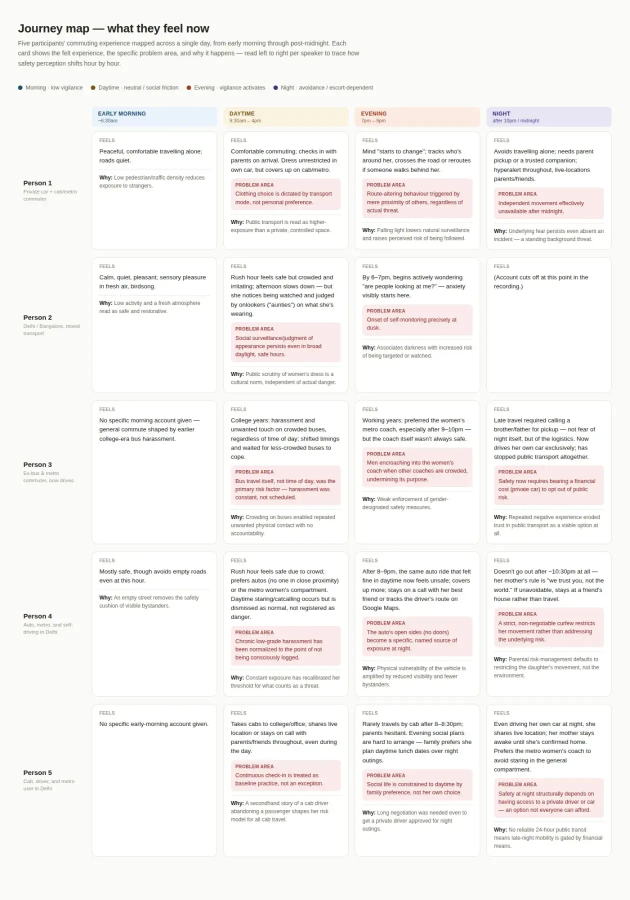
#> input picture assets/web/assets/ma/journey-current.webp, 1259 x 1800 px, given in place of postcard-mockup.webp, which was not available (shown at 1/2 size)
$ python halftone.py
#> lines starting #> are read from the running program, lines starting #| are printed output that depends on the picture
"""Print editorial photos for the "What It Takes to Move" case as blue halftones.

Each photo becomes a dot screen in one ink colour on a transparent background,
like a newspaper spot-colour print. Dot size follows how dark the photo is at
that point. The grid is turned 45 degrees, as in offset printing.

Writes <name>-ht.webp next to each source. Run from the repo root:
    python3 scripts/halftone.py
"""
import math
import os

from PIL import Image, ImageDraw, ImageEnhance, ImageOps

INK = (196, 22, 28)  # the case's red spot colour (#c4161c), so prints match the page
CELL = 7             # dot pitch in output pixels
SS = 3               # supersampling for smooth dot edges
MAX_W = 1400
ANGLE = 45

PHOTOS = [
    'public/assets/web/assets/ma/postcard-mockup.webp',
    'public/assets/web/assets/ma/iwillgoout.webp',
    'public/assets/web/assets/ma/exhibit-wall-hq.webp',
    'public/assets/web/assets/ma/exhibit-visitor-hq.webp',
    'public/assets/web/assets/ma/exhibit-tags-hq.webp',
    'public/assets/web/assets/focus-group.webp',
    'public/assets/web/assets/ma/expert-interview.webp',
    'public/assets/web/assets/ma/game-family.webp',
    'public/assets/web/assets/ma/game-classroom.webp',
    'public/assets/web/assets/ma/game-a.webp',
    'public/assets/web/assets/ma/game-c.webp',
    'public/assets/web/assets/ma/testing-1.webp',
    'public/assets/web/assets/ma/testing-2.webp',
]


def halftone(path):
    src = Image.open(path).convert('RGB')
#> src is the input picture: PIL image 1259x1800 RGB; mean R, G, B 245.8, 244.1, 242.5
    if src.width > MAX_W:
        src = src.resize((MAX_W, round(src.height * MAX_W / src.width)), Image.LANCZOS)
    w, h = src.size
#> w = 1259; h = 1800
    g = ImageOps.grayscale(src)
    g = ImageOps.autocontrast(g, cutoff=1)
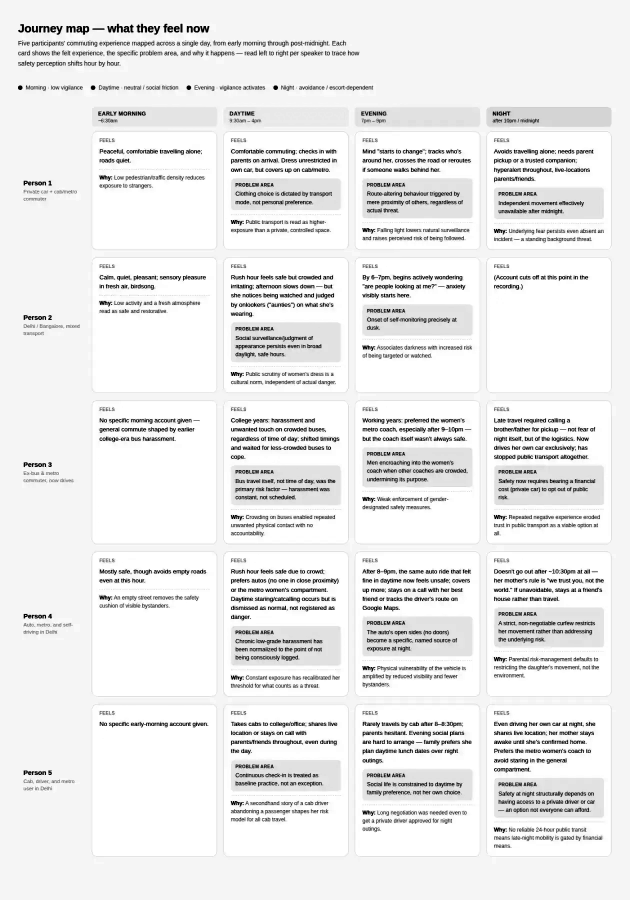
#> g: PIL image 1259x1800 L (shown at 1/2 size); min 0, max 255, mean 235.3
    g = ImageEnhance.Contrast(g).enhance(1.15)

    # Work on a rotated copy so the dot grid ends up at 45 degrees.
    rot = g.rotate(ANGLE, expand=True, fillcolor=255, resample=Image.BICUBIC)
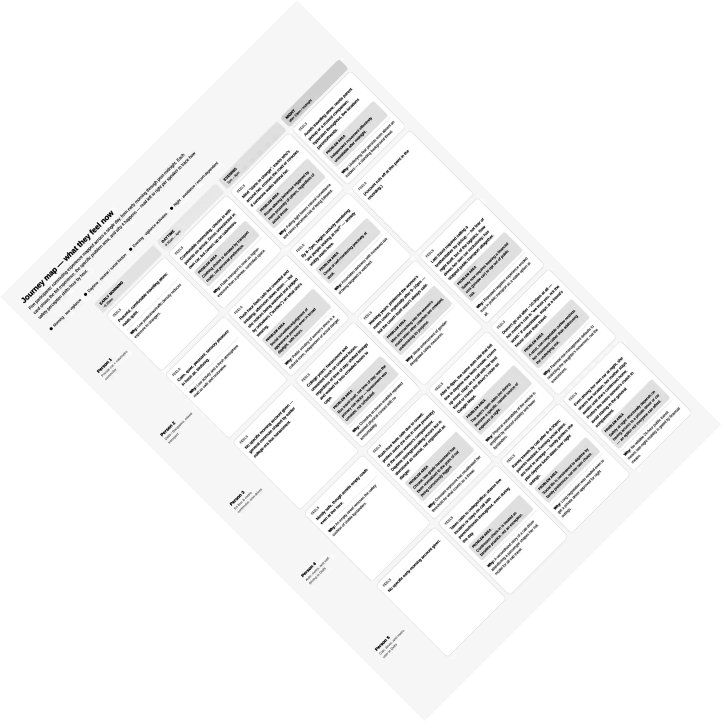
#> rot: PIL image 2165x2164 L (shown at 1/3 size); min 0, max 255, mean 244.9
    rw, rh = rot.size
#> rw = 2165; rh = 2164
    small = rot.resize((max(1, rw // CELL), max(1, rh // CELL)), Image.BOX)
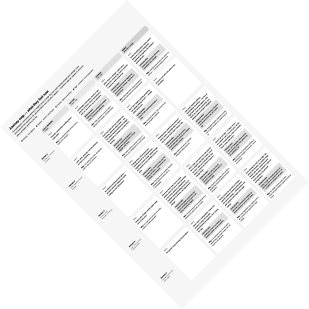
#> small: PIL image 309x309 L; min 34, max 255, mean 245
    mask = Image.new('L', (rw * SS, rh * SS), 0)
#> mask: PIL image 6495x6492 L; every value is 0
    d = ImageDraw.Draw(mask)
    px = small.load()
    rmax = CELL * SS * 0.6  # even the darkest dots leave paper showing, as in newsprint
    for y in range(small.height):
        for x in range(small.width):
            dark = ((1 - px[x, y] / 255) ** 1.35) * 0.92  # lighter mid-tones keep photos readable
            if dark < 0.05:
                continue
            r = rmax * math.sqrt(dark)  # area, not radius, tracks tone
            cx, cy = (x + 0.5) * CELL * SS, (y + 0.5) * CELL * SS
            d.ellipse((cx - r, cy - r, cx + r, cy + r), fill=255)
    mask = mask.resize((rw, rh), Image.LANCZOS)
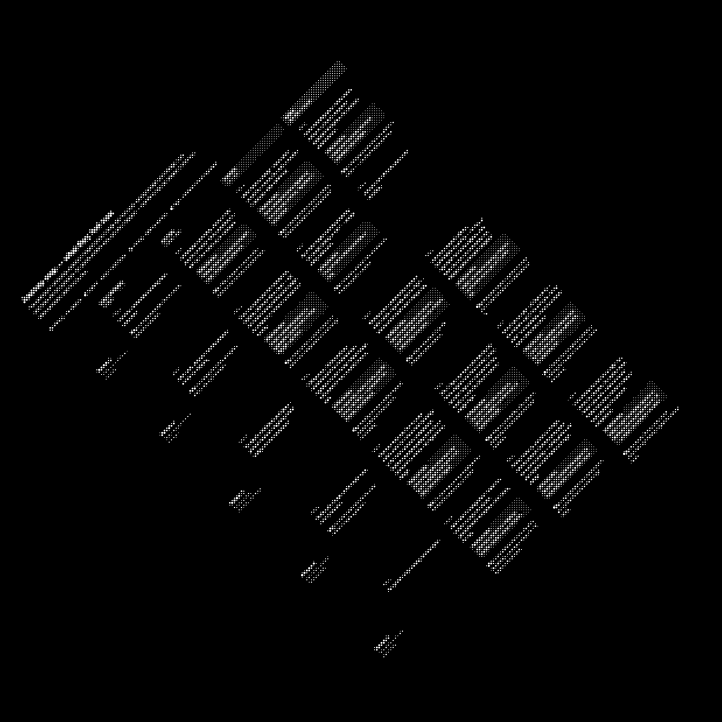
#> mask: PIL image 2165x2164 L (shown at 1/3 size); min 0, max 255, mean 6.4
    mask = mask.rotate(-ANGLE, expand=True, resample=Image.BICUBIC)
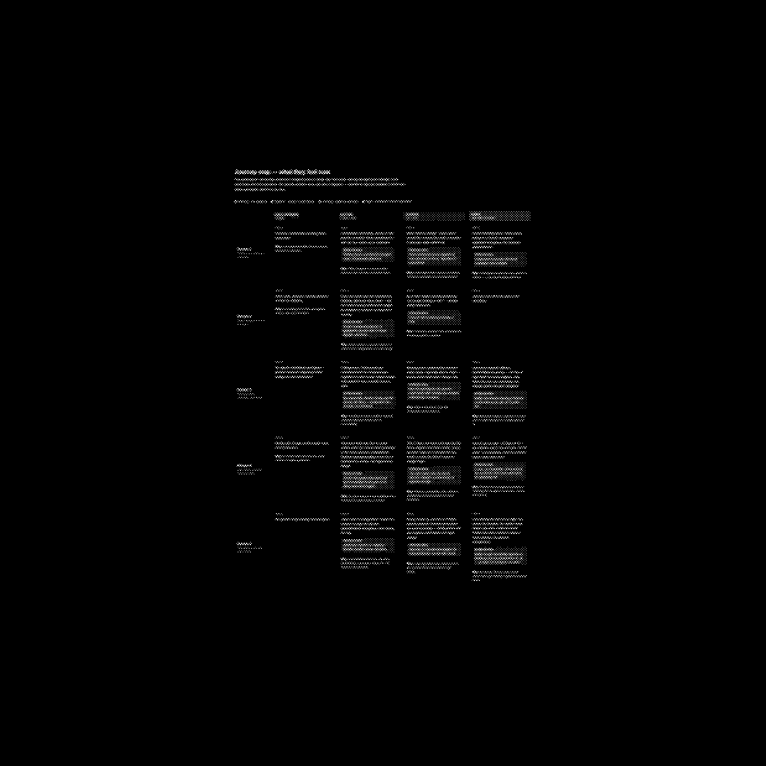
#> mask: PIL image 3063x3062 L (shown at 1/4 size); min 0, max 255, mean 3.2
    l, t = (mask.width - w) // 2, (mask.height - h) // 2
#> l = 902; t = 631
    mask = mask.crop((l, t, l + w, t + h))
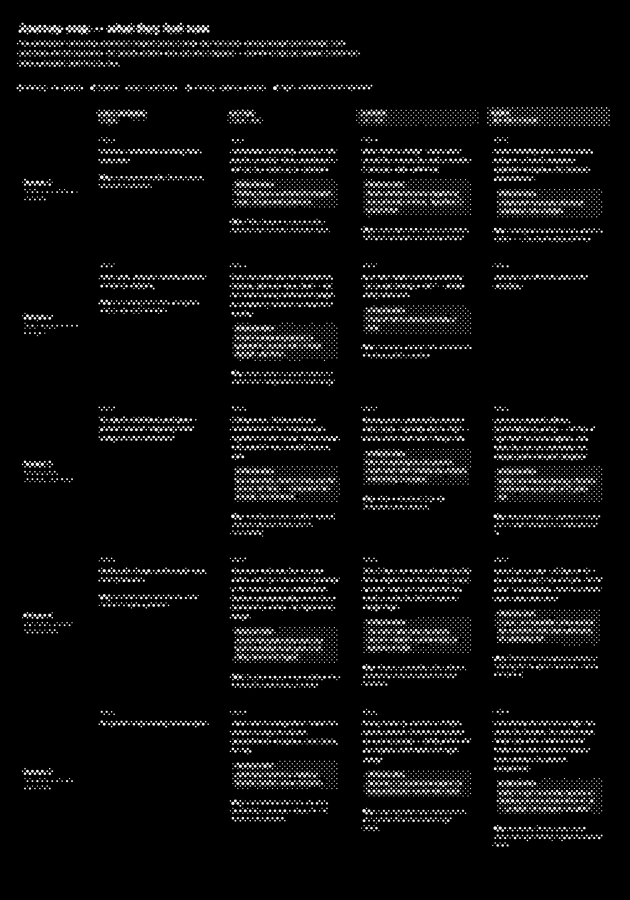
#> mask: PIL image 1259x1800 L (shown at 1/2 size); min 0, max 255, mean 13.4

    # 16 alpha levels keep the dot edges smooth and compress far better losslessly
    mask = mask.point(lambda v: (v // 17) * 17)
    out = Image.new('RGBA', (w, h), INK + (0,))
    out.putalpha(mask)
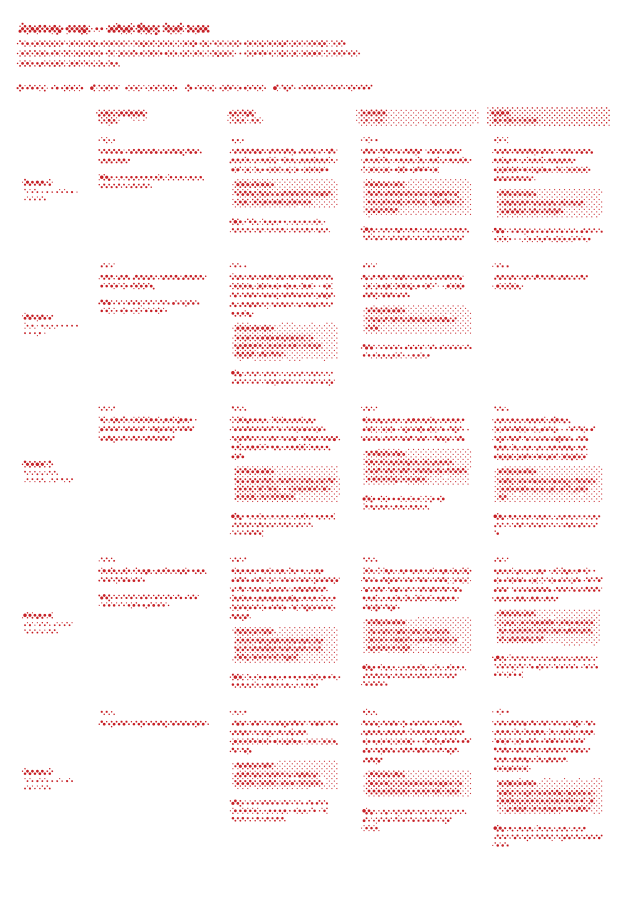
#> out: PIL image 1259x1800 RGBA (shown at 1/2 size); mean R, G, B, A 196, 22, 28, 12.7; transparent parts drawn white
    dst = path.rsplit('.', 1)[0] + '-ht.webp'
    out.save(dst, 'WEBP', lossless=True, quality=100, method=6)
    return dst, os.path.getsize(dst) // 1024


if __name__ == '__main__':
    for p in PHOTOS:
        dst, kb = halftone(p)
        print(f'{kb:5} KB  {dst}')
#> pass 2 of the loop `for p in PHOTOS:`:
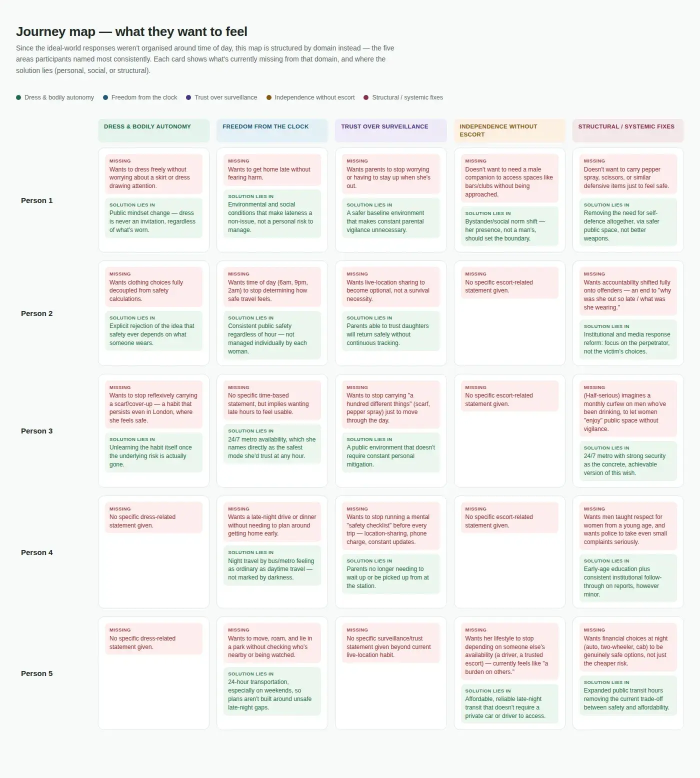
#> input picture assets/web/assets/ma/journey-desired.webp, 1400 x 1556 px, given in place of iwillgoout.webp, which was not available (shown at 1/2 size)
#> in halftone, src is the input picture: PIL image 1400x1556 RGB; mean R, G, B 242.3, 242.1, 239.8
#> in halftone (call 2), `g = ImageOps.autocontrast(g, cutoff=1)`:
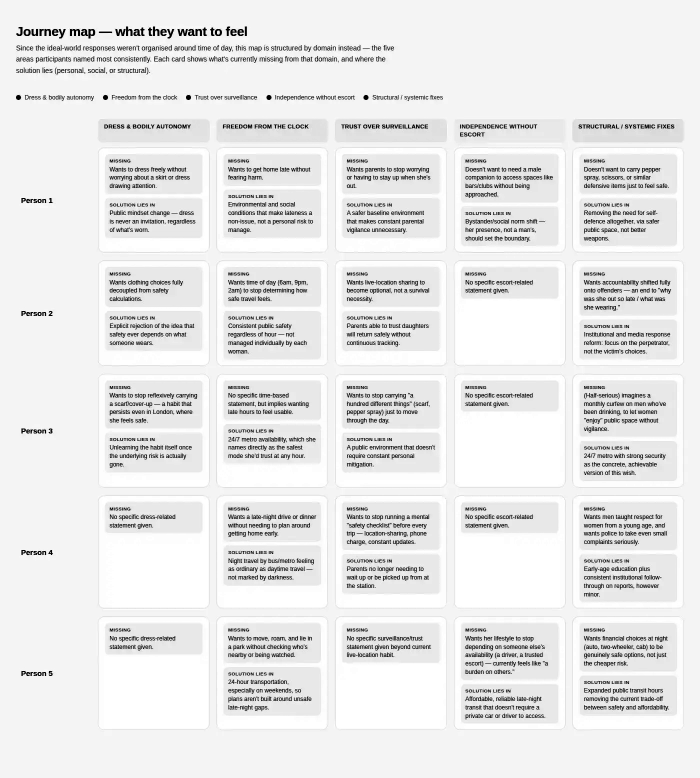
#> g: PIL image 1400x1556 L (shown at 1/2 size); min 0, max 255, mean 231.9
#> rot: PIL image 2092x2092 L
#> in halftone (call 2), `small = rot.resize((max(1, rw // CELL), max(1, rh // CELL)), Image.BOX)`:
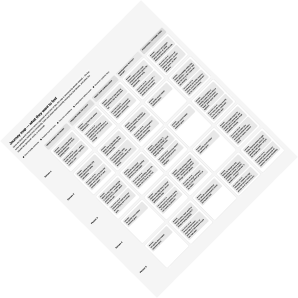
#> small: PIL image 298x298 L; min 56, max 255, mean 243.2
#> (the run stopped early here; a loop or call above may not have finished)
